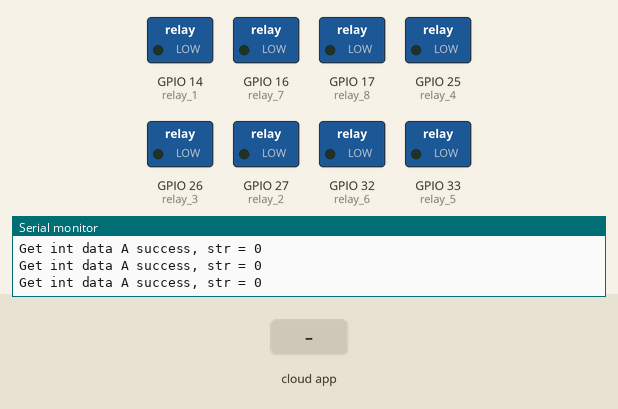
This sketch was run on a simulated ESP32. Parts: switched loads named in the sketch (green lamp = pin HIGH), the last lines printed to the serial monitor. The test bench sets the inputs (shaded band). WiFi joins after 1.5 s; servers stay silent unless stated; the Firebase database answers and starts empty.

Above: at 2.7 s.
2.8 s: the phone or cloud app sets relay_1 to 1
At 4.1 s:
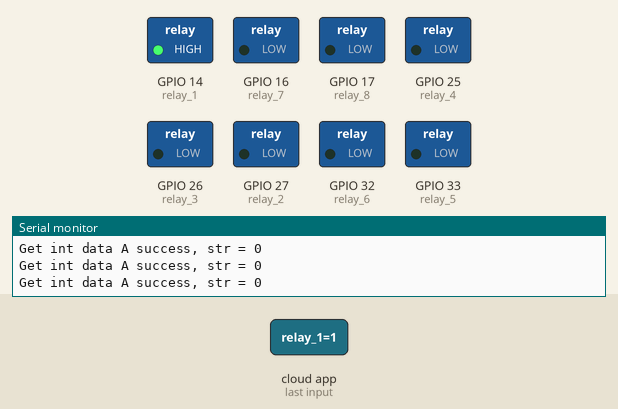
4.4 s: the phone or cloud app sets relay_2 to 2
At 5.0 s:
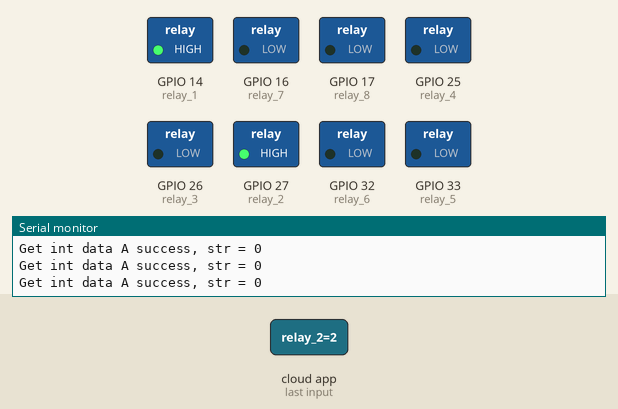
5.9 s: the phone or cloud app sets relay_3 to 3
At 7.8 s:
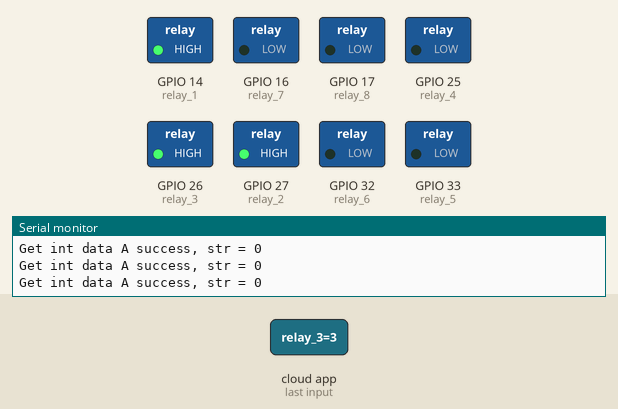
8.6 s: the phone or cloud app sets relay_4 to 4
At 9.6 s:
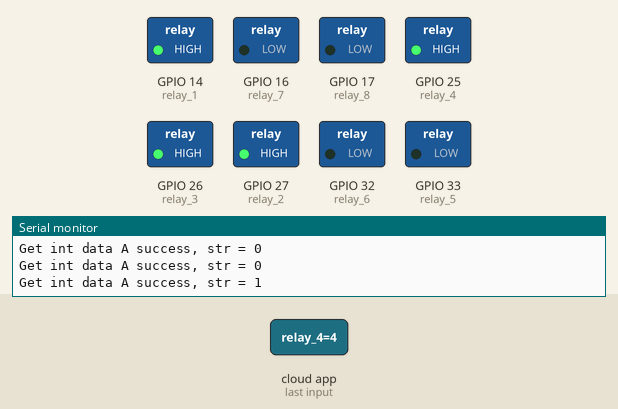
10.1 s: the phone or cloud app sets relay_5 to 90
At 12.5 s:
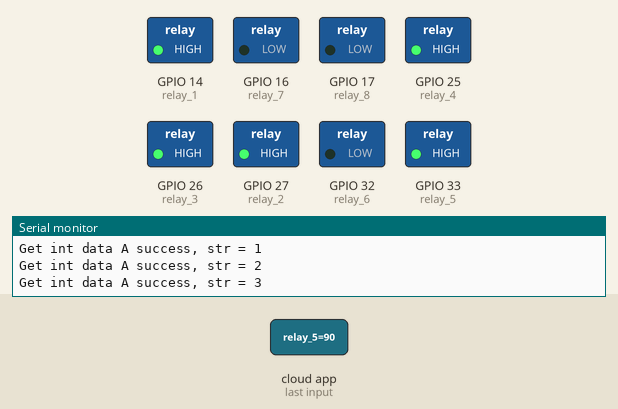
12.8 s: the phone or cloud app sets relay_6 to 1
At 13.1 s:
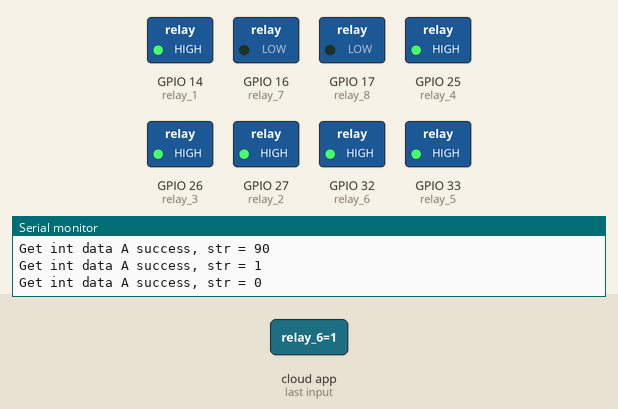
Timing chart, 0 to 15.3 s (numbered marks = the images above; inputs shaded):
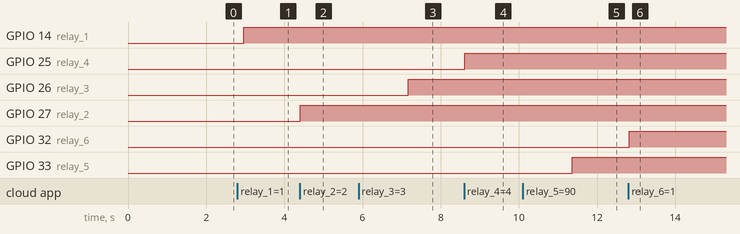

Measured:
- after the input at 2.8 s, GPIO 14 (relay_1): LOW → HIGH after 0.16 s
- after the input at 4.4 s, GPIO 27 (relay_2): LOW → HIGH at once
- after the input at 5.9 s, GPIO 26 (relay_3): LOW → HIGH after 1.3 s
- after the input at 8.6 s, GPIO 25 (relay_4): LOW → HIGH at once
- after the input at 10.1 s, GPIO 33 (relay_5): LOW → HIGH after 1.3 s
- after the input at 12.8 s, GPIO 32 (relay_6): LOW → HIGH at once

The sketch:

connection_with_relays_refactor.ino
```cpp
#include <WiFi.h>
#include <FirebaseESP32.h>

#define WIFI_SSID "GonzaloNahuelDP"
#define WIFI_PASSWORD "*GNahuel1993*"

#define FIREBASE_HOST "test-bdd-5f5f7-default-rtdb.firebaseio.com"
#define FIREBASE_AUTH "HKXQvDUpyBepZpCVXQ0XRTqFsh9gmULP4cpRWU1n"

FirebaseData fbdo;
const int relay_1 = 14;
const int relay_2 = 27;
const int relay_3 = 26;
const int relay_4 = 25;
const int relay_5 = 33;
const int relay_6 = 32;
const int relay_7 = 16;
const int relay_8 = 17;

void connectFirebase() {
  Firebase.begin(FIREBASE_HOST, FIREBASE_AUTH);
  Firebase.reconnectWiFi(true);
}

int getPinRelayByNumber(int relay_number) {
  int pinRelay = 0;
  switch (relay_number) {
    case 1:
      pinRelay = relay_1;
      break;
    case 2:
      pinRelay = relay_2;
      break;
    case 3:
      pinRelay = relay_3;
      break;
    case 4:
      pinRelay = relay_4;
      break;
    case 5:
      pinRelay = relay_5;
      break;
    case 6:
      pinRelay = relay_6;
      break;
    case 7:
      pinRelay = relay_7;
      break;
    case 8:
      pinRelay = relay_8;
      break;
    default:
      break;
  }

  return pinRelay;
}

void getStatusRelay(int relay_number) {
  if (Firebase.getInt(fbdo, "/relays/relay_" + (String)(relay_number))) {
    Serial.print("Get int data A success, str = ");
    Serial.println(fbdo.intData());
    digitalWrite(getPinRelayByNumber(relay_number), fbdo.intData());
  } else {
    Serial.print("Error in getInt, ");
    Serial.println(fbdo.errorReason());
  }
}

void setup() {
  pinMode(relay_1, OUTPUT);
  pinMode(relay_2, OUTPUT);
  pinMode(relay_3, OUTPUT);
  pinMode(relay_4, OUTPUT);
  pinMode(relay_5, OUTPUT);
  pinMode(relay_6, OUTPUT);
  pinMode(relay_7, OUTPUT);
  pinMode(relay_8, OUTPUT);

  digitalWrite(relay_1, 0);
  digitalWrite(relay_2, 0);
  digitalWrite(relay_3, 0);
  digitalWrite(relay_4, 0);
  digitalWrite(relay_5, 0);
  digitalWrite(relay_6, 0);
  digitalWrite(relay_7, 0);
  digitalWrite(relay_8, 0);

  Serial.begin(115200);
  WiFi.begin(WIFI_SSID, WIFI_PASSWORD);
  Serial.print("Connecting to Wi-Fi");
  while (WiFi.status() != WL_CONNECTED) {
    Serial.print(".");
    delay(300);
  }

  Serial.println();
  Serial.print("Connected with IP: ");
  Serial.println(WiFi.localIP());
  Serial.println();

  connectFirebase();
}

void loop() {
  getStatusRelay(1);
  getStatusRelay(2);
  getStatusRelay(3);
  getStatusRelay(4);
  getStatusRelay(5);
  getStatusRelay(6);
  getStatusRelay(7);
  getStatusRelay(8);
  Serial.println();
  delay(100);
}
```
